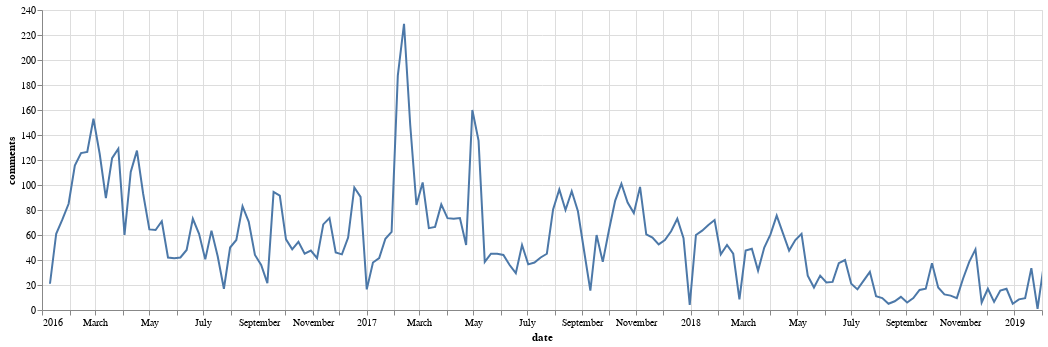

The notebook cell saved with this chart:
### Code cell
# Comment totals over time
all_user_data = user_data.reset_index().groupby('date').sum()['comments'].reset_index()
alt.Chart(data=all_user_data, width=1000).mark_line(clip=True).encode(
    x=alt.X('date', scale=alt.Scale(domain=["2016-01-01", "2019-02-01"])),
    y='comments',
)

### Figure 1 — Vega-Lite specification as saved in the notebook (floating-point values rounded to 4 significant figures; data arrays with more than 128 entries replaced by an {"elided": "..."} marker saying what was removed)
{"$schema": "https://vega.github.io/schema/vega-lite/v2.6.0.json", "config": {"view": {"height": 300, "width": 400}}, "data": {"name": "data-4fcd2e4869855b508cec59fe54d02735"}, "datasets": {"data-4fcd2e4869855b508cec59fe54d02735": {"elided": "163 records"}}, "encoding": {"x": {"field": "date", "scale": {"domain": ["2016-01-01", "2019-02-01"]}, "type": "temporal"}, "y": {"field": "comments", "type": "quantitative"}}, "mark": {"clip": true, "type": "line"}, "width": 1000}
